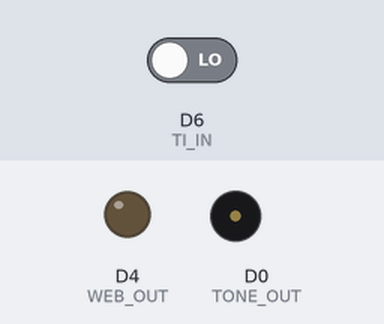
The sketch below on a simulated Particle Photon. Parts: output pins drawn as LEDs (lit = HIGH), buzzer (waves = sounding). Inputs (shaded band) come from the test bench; at power-on: D6 (TI_IN) LOW.

Above: at 1.2 s.
1.3 s: D6 (TI_IN) driven HIGH
At 2.7 s:
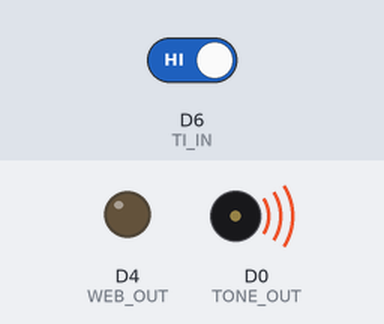
Timing chart, 0 to 8.8 s (numbered marks = the images above; inputs shaded):
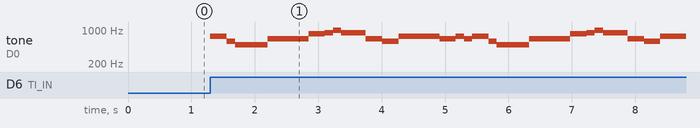

Measured:
- after the input at 1.3 s, tone on D0 (TONE_OUT): plays 740 Hz for 0.26 s, 587 Hz for 0.13 s, 494 Hz for 0.52 s, 659 Hz for 0.65 s, 831 Hz for 0.26 s, 880 Hz for 0.13 s … (25 notes in this stretch), starting at once

The sketch:

output.ino
```cpp
#include "pitches.h""

#define WEB_OUT D4
#define TONE_OUT D0
#define TI_IN D6

int notes[] = {
  NOTE_FS5, NOTE_FS5, NOTE_D5, NOTE_B4, NOTE_B4, NOTE_E5, NOTE_E5, NOTE_E5, NOTE_GS5, NOTE_GS5, NOTE_A5, NOTE_B5,
  NOTE_A5, NOTE_A5, NOTE_A5, NOTE_E5, NOTE_D5, NOTE_FS5, NOTE_FS5, NOTE_FS5, NOTE_E5, NOTE_E5, NOTE_FS5, NOTE_E5,
  NOTE_FS5, NOTE_FS5, NOTE_D5, NOTE_B4, NOTE_B4, NOTE_E5, NOTE_E5, NOTE_E5, NOTE_GS5, NOTE_GS5, NOTE_A5, NOTE_B5,
  NOTE_A5, NOTE_A5, NOTE_A5, NOTE_E5, NOTE_D5, NOTE_FS5, NOTE_FS5, NOTE_FS5, NOTE_E5, NOTE_E5, NOTE_E5, NOTE_E5,

  NOTE_D5, NOTE_D5, NOTE_CS5, NOTE_B4, 0, NOTE_CS5, NOTE_CS5, NOTE_CS5, NOTE_A4, NOTE_FS5, NOTE_FS5, NOTE_FS5, NOTE_E5, NOTE_D5,
  NOTE_D5, NOTE_D5, NOTE_CS5, NOTE_B4, 0, NOTE_B4, NOTE_CS5, NOTE_D5, NOTE_CS5, NOTE_B4, NOTE_A4, NOTE_B4, NOTE_CS5, NOTE_B4, NOTE_A4,
  0, NOTE_D5, NOTE_D5, NOTE_D5, NOTE_D5, 0, 0, NOTE_A4, NOTE_A4, NOTE_A4, NOTE_A4, NOTE_A4, NOTE_GS4, NOTE_GS4, NOTE_FS4, NOTE_FS4,

  NOTE_A3, NOTE_GS4, NOTE_A4, NOTE_E6, NOTE_FS6, NOTE_E6,
  NOTE_A4, NOTE_E5, NOTE_FS5, NOTE_E6, NOTE_FS6, NOTE_E6,
  NOTE_CS5, NOTE_GS5, NOTE_A5, 0, NOTE_B5, NOTE_CS6, NOTE_B5, NOTE_A5, NOTE_E6
  };

float beats[] = {
  8, 8, 8, 4, 4, 4, 4, 8, 8, 8, 8, 8,
  8, 8, 8, 4, 4, 4, 4, 8, 8, 8, 8, 8,
  8, 8, 8, 4, 4, 4, 4, 8, 8, 8, 8, 8,
  8, 8, 8, 4, 4, 4, 4, 8, 8, 8, 8, 8,

  3, 4, 8, 1.5, 2, 8, 4, 4, 2, 4, 8, 4, 8, 8,
  3, 4, 8, 4, 1.25, 8, 4, 8, 4, 4, 4, 4, 8, 4, 4,
  4, 4, 4, 8, 8, 1, 4, 8, 8, 8, 8, 8, 4, 8, 8, 1.75,

  1, 1, 1, 3, 3, 4,
  1, 1, 1, 3, 3, 4,
  1, 1, 1, 4, 8, 4, 4, 3, 1
};

void setup() {
    pinMode(WEB_OUT, OUTPUT);
    pinMode(TI_IN, INPUT);
    Particle.function("drive",drive);
    digitalWrite(WEB_OUT, LOW);
    //digitalWrite(TI_IN, LOW);

}

void loop() {
    if (digitalRead(TI_IN) == HIGH) {
        playSound();
    }
}

int drive(String args) {
    digitalWrite(WEB_OUT, HIGH);
    delay(500);
    digitalWrite(WEB_OUT, LOW);
    return 1;
}

void playSound() {
    for (int thisNote = 0; thisNote < sizeof(notes)/sizeof(notes[0]); thisNote++) {
        int noteDuration = 1000 / (beats[thisNote] * 174/60) * 3;
        tone(TONE_OUT, notes[thisNote], noteDuration);

        int pause = noteDuration;
        delay(pause);
        // stop the tone playing:
        noTone(TONE_OUT);
    }
}
```
